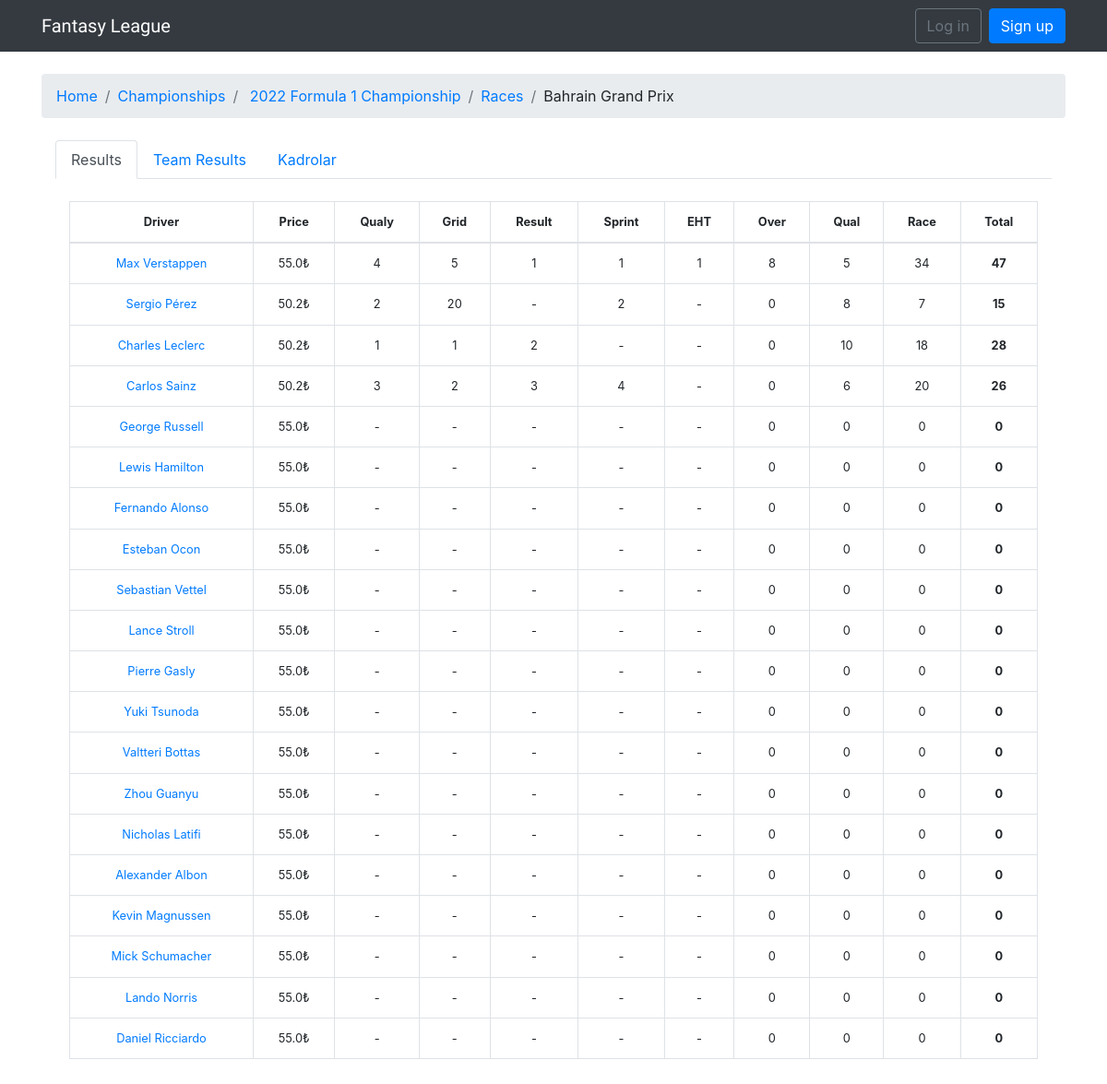
/fantasy/championships/2022-f1/races/1/, run on the app's committed database.
### fantasy/models.py (models this page shows, shortened)
class Race(models.Model):
    name = models.CharField(max_length=255)
    championship = models.ForeignKey(Championship, on_delete=models.RESTRICT, related_name='races', null=True)
    round = models.IntegerField()
    circuit = models.ForeignKey(Circuit, null=True, on_delete=models.SET_NULL, related_name='grand_prix')
    date = models.DateField()
    time = models.TimeField(blank=True, null=True)
    drivers = models.ManyToManyField(Driver, through='RaceDriver', related_name='attended_races')
    teams = models.ManyToManyField('Team', through='RaceTeam', related_name='races_involved')

class Championship(models.Model):
    year = models.IntegerField()
    series = models.CharField(
        max_length=255,
        choices=[
            ("Formula 1", "Formula 1"),
            ("Formula 2", "Formula 2"),
            ("Formula E", "Formula E"),
        ]
    )
    slug = models.SlugField(unique=True, editable=False)
    def __str__(self):
        return f"{self.year} {self.series} Championship"

class RaceDriver(models.Model):
    race = models.ForeignKey(Race, on_delete=models.CASCADE, related_name='driver_instances')
    driver = models.ForeignKey(Driver, on_delete=models.RESTRICT, related_name='race_instances')
    price = models.DecimalField(max_digits=3, decimal_places=1)
    discount = models.BooleanField(default=False)
    qualy = models.IntegerField(blank=True, null=True)
    grid = models.IntegerField(blank=True, null=True)
    result = models.IntegerField(blank=True, null=True)
    sprint = models.IntegerField(blank=True, null=True)
    fastest_lap = models.IntegerField(blank=True, null=True)
    def qualy_point(self, tactic=None):
        coefficient = 3.0 if tactic == "S" else 1
        return round(POINTS["qualy"].get(self.qualy, 0) * coefficient, 1)
    def sprint_point(self, tactic=None):
        coefficient = 1.7 if tactic == "F" else 1
        return round(POINTS["f1_sprint"].get(self.sprint, 0) * coefficient, 1)
    def race_point(self, tactic=None):
        coefficient = 1.7 if tactic == "F" else 1
        return round(
            (POINTS["race"].get(self.result, 0) + self.sprint_point() + (self.fastest_lap or 0)) * coefficient,
            1
        )
    def overtake_point(self, tactic=None):
        coefficient = 2.3 if tactic == "G" else 1
        if (self.grid is None) or (self.result is None):
            return 0
        elif (0 < self.grid <= 20) and (0 < self.result <= 20) and (self.grid > self.result):
            raw = (self.grid - self.result)
            bottom_to_top = (10 - self.result) if self.result < 10 else 0
            top_to_top = (10 - self.grid) if self.grid < 10 else 0
            return round((raw + bottom_to_top - top_to_top) * coefficient, 1)
        else:
            return 0
    def total_point(self, tactic=None):
        return round(self.overtake_point(tactic) + self.qualy_point(tactic) + self.race_point(tactic), 1)

class Driver(models.Model):
    forename = models.CharField(max_length=255)
    surname = models.CharField(max_length=255)
    slug = models.SlugField(unique=True, editable=False)
    number = models.IntegerField(blank=True, null=True)
    code = models.CharField(max_length=3, blank=True, null=True)
    nationality = models.CharField(max_length=255, blank=True, null=True)
    constructor = models.ForeignKey(Constructor, null=True, on_delete=models.SET_NULL, related_name='drivers')
    def __str__(self):
        return self.name
    @property
    def name(self):
        return f"{self.forename} {self.surname}"

### fantasy/views.py (the view)
# urls.py: path('championships/<slug>/races/<int:round>/', views.RaceDetailView.as_view(), name='race_detail'),
class RaceDetailView(DetailView):
    model = Race
    def get_object(self):
        return get_object_or_404(
            Race,
            championship__slug=self.kwargs.get('slug'),
            round=self.kwargs.get('round')
        )
    def get_context_data(self, **kwargs):
        context = super().get_context_data(**kwargs)
        context["race_driver_list"] = RaceDriver.objects.filter(race=context["race"])
        context["race_team_list"] = RaceTeam.objects.filter(race=context["race"]).order_by("team__name")
        return context

### fantasy/models.py (called while the page is built)
    def total_point(self):
        return round(sum(race_driver.total_point(self.tactic) for race_driver in self.race_drivers.all()), 1)

    def overtake_point(self):
        return round(sum(race_driver.total_point("G") for race_driver in self.race_drivers.all()), 1)

    def qualy_point(self):
        return round(sum(race_driver.total_point("S") for race_driver in self.race_drivers.all()), 1)

    def race_point(self):
        return round(sum(race_driver.total_point("F") for race_driver in self.race_drivers.all()), 1)

    def none_point(self):
        return round(sum(race_driver.total_point() for race_driver in self.race_drivers.all()), 1)

    def total_worth(self):
        return round(sum(race_driver.price for race_driver in self.race_drivers.all()) + self.budget, 1)

    def total_point(self):
        return round(
            self.racedriver.overtake_point(self.raceteam.tactic) +
            self.racedriver.qualy_point(self.raceteam.tactic) +
            self.racedriver.race_point(self.raceteam.tactic),
            1
        )

### fantasy/templates/fantasy/race_detail.html (shortened to what this page needs)
{% extends 'base.html' %}
{% block breadcrumb %}
    <li class="breadcrumb-item"><a href="{% url 'home' %}">Home</a></li>
    <li class="breadcrumb-item"><a href="{% url 'championship_list' %}">Championships</a></li>
    <li class="breadcrumb-item">
        <a href="{% url 'championship_detail' race.championship.slug %}">{{ race.championship }}</a></li>
    <li class="breadcrumb-item"><a href="{% url 'race_list' race.championship.slug %}">Races</a></li>
    <li class="breadcrumb-item">{{ race.name }}</li>
{% endblock %}
{% block content %}
    <div class="container">
        <ul class="nav nav-tabs">
            <li class="nav-item">
                <a class="nav-link active" data-toggle="tab" href="#drivers">Results</a>
            </li>
            <li class="nav-item">
                <a class="nav-link" data-toggle="tab" href="#teams">Team Results</a>
            </li>
            <li class="nav-item">
                <a class="nav-link" data-toggle="tab" href="#kadrolar">Kadrolar</a>
            </li>
        </ul>
        <div class="tab-content">
            <div class="tab-pane container show active" id="drivers">
                <br/>
                <table class="table table-bordered small justify-content-center text-center text-nowrap">
                    <thead class="thead-inverse">
                    <tr>
                        <th>Driver</th>
                        <th>Price</th>
                        <th>Qualy</th>
                        <th>Grid</th>
                        <th>Result</th>
                        <th>Sprint</th>
                        <th>EHT</th>
                        <th>Over</th>
                        <th>Qual</th>
                        <th>Race</th>
                        <th>Total</th>
                    </tr>
                    </thead>
                    <tbody>
                    {% for race_driver in race_driver_list %}
                        <tr>
                            <td>
                                <a href="{% url 'driver_detail' race_driver.driver.slug %}">{{ race_driver.driver }}</a>
                            </td>
                            <td>
                                {{ race_driver.price }}₺
                            </td>
                            <td>
                                {{ race_driver.qualy|default_if_none:"-" }}
                            </td>
                            <td>
                                {{ race_driver.grid|default_if_none:"-" }}
                            </td>
                            <td>
                                {{ race_driver.result|default_if_none:"-" }}
                            </td>
                            <td>
                                {{ race_driver.sprint|default_if_none:"-" }}
                            </td>
                            <td>
                                {{ race_driver.fastest_lap|default_if_none:"-" }}
                            </td>
                            <td>
                                {{ race_driver.overtake_point }}
                            </td>
                            <td>
                                {{ race_driver.qualy_point }}
                            </td>
                            <td>
                                {{ race_driver.race_point }}
                            </td>
                            <td>
                                <b>{{ race_driver.total_point }}</b>
                            </td>
                        </tr>
                    {% endfor %}
                    </tbody>
                </table>
            </div>
            <br/>
        </div>
    </div>
{% endblock %}

### data on the page
Race: championship "2022 Formula 1 Championship", name "Bahrain Grand Prix"
RaceDriver: driver "Max Verstappen", price "55.0", qualy "4", grid "5", result "1", sprint "1", fastest_lap "1", overtake_point "8", qualy_point "5", race_point "34", total_point "47"
RaceDriver: driver "Sergio Pérez", price "50.2", qualy "2", grid "20", result "-", sprint "2", fastest_lap "-", overtake_point "0", qualy_point "8", race_point "7", total_point "15"
RaceDriver: driver "Charles Leclerc", price "50.2", qualy "1", grid "1", result "2", sprint "-", fastest_lap "-", overtake_point "0", qualy_point "10", race_point "18", total_point "28"
RaceDriver: driver "Carlos Sainz", price "50.2", qualy "3", grid "2", result "3", sprint "4", fastest_lap "-", overtake_point "0", qualy_point "6", race_point "20", total_point "26"
RaceDriver: driver "George Russell", price "55.0", qualy "-", grid "-", result "-", sprint "-", fastest_lap "-", overtake_point "0", qualy_point "0", race_point "0", total_point "0"
RaceDriver: driver "Lewis Hamilton", price "55.0", qualy "-", grid "-", result "-", sprint "-", fastest_lap "-", overtake_point "0", qualy_point "0", race_point "0", total_point "0"
RaceDriver: driver "Fernando Alonso", price "55.0", qualy "-", grid "-", result "-", sprint "-", fastest_lap "-", overtake_point "0", qualy_point "0", race_point "0", total_point "0"
RaceDriver: driver "Esteban Ocon", price "55.0", qualy "-", grid "-", result "-", sprint "-", fastest_lap "-", overtake_point "0", qualy_point "0", race_point "0", total_point "0"
RaceDriver: driver "Sebastian Vettel", price "55.0", qualy "-", grid "-", result "-", sprint "-", fastest_lap "-", overtake_point "0", qualy_point "0", race_point "0", total_point "0"
RaceDriver: driver "Lance Stroll", price "55.0", qualy "-", grid "-", result "-", sprint "-", fastest_lap "-", overtake_point "0", qualy_point "0", race_point "0", total_point "0"
RaceDriver: driver "Pierre Gasly", price "55.0", qualy "-", grid "-", result "-", sprint "-", fastest_lap "-", overtake_point "0", qualy_point "0", race_point "0", total_point "0"
RaceDriver: driver "Yuki Tsunoda", price "55.0", qualy "-", grid "-", result "-", sprint "-", fastest_lap "-", overtake_point "0", qualy_point "0", race_point "0", total_point "0"
RaceDriver: driver "Valtteri Bottas", price "55.0", qualy "-", grid "-", result "-", sprint "-", fastest_lap "-", overtake_point "0", qualy_point "0", race_point "0", total_point "0"
RaceDriver: driver "Zhou Guanyu", price "55.0", qualy "-", grid "-", result "-", sprint "-", fastest_lap "-", overtake_point "0", qualy_point "0", race_point "0", total_point "0"
RaceDriver: driver "Nicholas Latifi", price "55.0", qualy "-", grid "-", result "-", sprint "-", fastest_lap "-", overtake_point "0", qualy_point "0", race_point "0", total_point "0"
RaceDriver: driver "Alexander Albon", price "55.0", qualy "-", grid "-", result "-", sprint "-", fastest_lap "-", overtake_point "0", qualy_point "0", race_point "0", total_point "0"
RaceDriver: driver "Kevin Magnussen", price "55.0", qualy "-", grid "-", result "-", sprint "-", fastest_lap "-", overtake_point "0", qualy_point "0", race_point "0", total_point "0"
RaceDriver: driver "Mick Schumacher", price "55.0", qualy "-", grid "-", result "-", sprint "-", fastest_lap "-", overtake_point "0", qualy_point "0", race_point "0", total_point "0"
RaceDriver: driver "Lando Norris", price "55.0", qualy "-", grid "-", result "-", sprint "-", fastest_lap "-", overtake_point "0", qualy_point "0", race_point "0", total_point "0"
RaceDriver: driver "Daniel Ricciardo", price "55.0", qualy "-", grid "-", result "-", sprint "-", fastest_lap "-", overtake_point "0", qualy_point "0", race_point "0", total_point "0"
